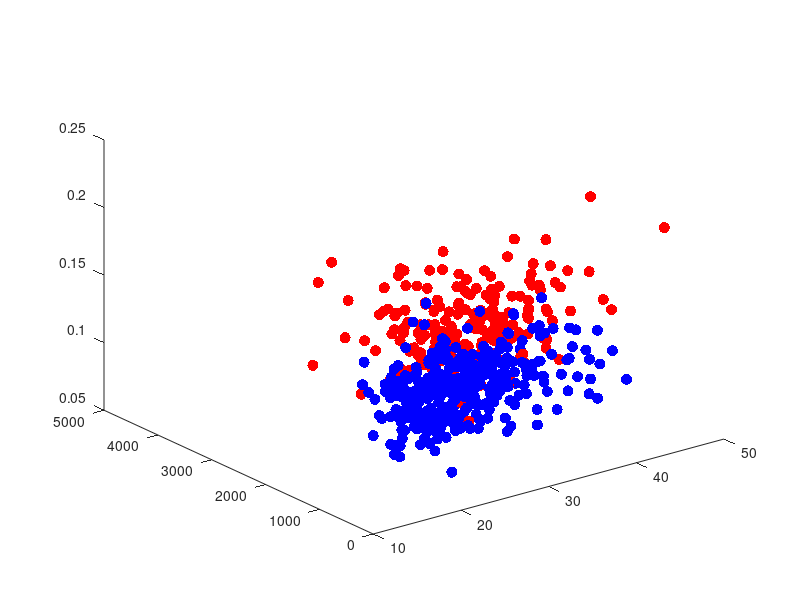

Write MATLAB code to recreate this figure. (Note: this script raises an error after producing the figure.)
% clear all;
load Data_CR3.mat

%%Plot the cancerous data in blue and benign in red
figure(3);clf;
plot3(Data_3D(Y_3D==0,1),Data_3D(Y_3D==0,2),Data_3D(Y_3D==0,3),'b.','MarkerSize',24);
hold on;
plot3(Data_3D(Y_3D==1,1),Data_3D(Y_3D==1,2),Data_3D(Y_3D==1,3),'r.','MarkerSize',24);

%{    LINEAR FIT    %}
%{
    bL3 contains the B0,B1,B2,B3 basis values in the linear fit  
    I rewrote the lines for readability
    Data_3D: Training Set
    Classify_Data3D: Test Set
%}

bL3 = LinFit(Data_3D,Y_3D);
xm = (1-0.1)*min(Data_3D(:,1));
xM = (1+0.1)*max(Data_3D(:,1));
ym = (1-0.1)*min(Data_3D(:,2));
yM = (1+0.1)*max(Data_3D(:,2));

%{
    linspace(xm,xM,101) generates 101 evenly space points between xm,xM
    meshgrid(x,y) returns 2D grid coordinates
    xx is a matrix where each row is a copy of x
    yy is a matrix where each column is a copy of y
%}
[xx,yy] = meshgrid(linspace(xm,xM,101),linspace(ym, yM, 101));

%{
    Here, we are solving for the z (zz) value in the linear fit equation
    zz = (B2*xx+B3*yy + B1 - 1/2)/B4
    The function surf(xx,yy,zz) creates a 3d surface plot
%}
zz = -(bL3(2)*xx+bL3(3)*yy+bL3(1)-1/2)/bL3(4);
h = surf(xx,yy,zz);

shading interp
axis off
plot3(Classify_Data3D(:,1),Classify_Data3D(:,2),Classify_Data3D(:,3),'kx','MarkerSize',24);
zlim([0.05 .2])


%{
    NONLINEAR FIT
    Same data points and xx,yy as linear fit, just using NonLinFit for the basis
    The zz is different because it's computed with different basis:
        zz= -(B2*xx+B3*yy+B1)/B4
%}

figure(4);clf;
plot3(Data_3D(Y_3D==0,1),Data_3D(Y_3D==0,2),Data_3D(Y_3D==0,3),'b.','MarkerSize',24);
hold on;
plot3(Data_3D(Y_3D==1,1),Data_3D(Y_3D==1,2),Data_3D(Y_3D==1,3),'r.','MarkerSize',24);

bN3 = NonLinFit(Data_3D,Y_3D);
zz = -(bN3(2)*xx+bN3(3)*yy+bN3(1))/bN3(4);
h = surf(xx,yy,zz);
shading interp
axis off
zlim([0.05 .2])

plot3(Classify_Data3D(:,1),Classify_Data3D(:,2),Classify_Data3D(:,3),'kx','MarkerSize',24);